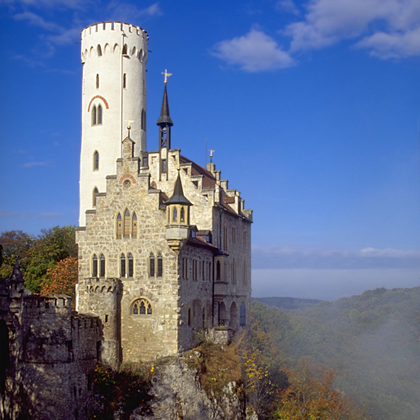
%> input picture TP1/Imagens/castle.png, 420 x 420 px, shrunk from 512 x 512 before the run
$ octave CannyDetector.m   (GNU Octave 9; MATLAB toolbox functions it lacks are replaced by stand-ins)
%> lines starting %> are read from the running program, lines starting %| are printed output that depends on the picture; in (x1, y1, x2, y2) boxes, pixels count from 0 and x2, y2 are one past the last pixel; in counts of white or black regions, pixels touching at a corner belong together; the program's own positions count from 1
%> further down, Imagem is the input picture: size 420x420x3 uint8; mean R, G, B 98.6, 114.4, 147.8
### TP1/addNoise.m
function [imgOut] = addNoise(img,noiseType,varargin)
%> called with noiseType = 'gaussian'
%addNoise Fun玢o que adiciona ru韉o a uma imagem
%   Devolve uma imagem a partir da original com ru韉o gaussiano ou ru韉o
%   sal e pimenta
if strcmp('gaussian',noiseType)
    imgOut = imnoise(img,'gaussian',varargin{1},varargin{2});
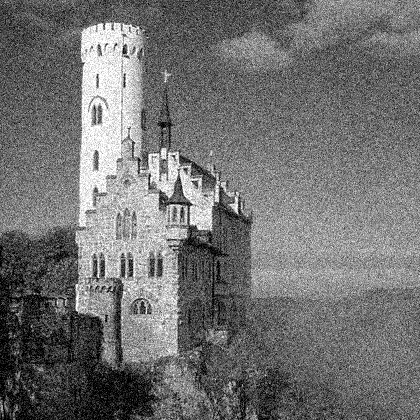
%> imgOut: size 420x420 uint8; min 0, max 255, mean 113.4; mean of the top-left, top-right, bottom-left and bottom-right quarters 130.5, 114.4, 95.7, 113.1
end

if strcmp('salt & pepper',noiseType)
    imgOut = imnoise(img,'salt & pepper',varargin{1});
end
end

### TP1/Gaussian_smoothing.m
function [out] = Gaussian_smoothing(img,kernel_size,sigma)
%> called with kernel_size = 5, sigma = 2

out=imgaussfilt(img,sigma,'FilterSize',kernel_size,'FilterDomain','spatial');


end

### TP1/gradient.m
function [Es,Eo] = gradient(img)

[sx,sy] = size(img);
%> sx = 420; sy = 420

Zh = [-1 -2 -1;
       0  0  0;
       1  2  1];
Zv = [ -1  0  1;
       -2  0  2;
       -1  0  1];

   Es = zeros(sx,sy);
   Eo = zeros(sx,sy);
   for i = 2:(sx-1)
       for j = 2:(sy-1)
           pixeis = double(img(i-1:i+1,j-1:j+1));
           x=sum(sum(Zh.*pixeis));
           y=sum(sum(Zv.*pixeis));
           Es(i,j) = uint8(sqrt(x.^2+y.^2));

           Eo(i,j) = rad2deg(atan2(y,x));

       end
   end
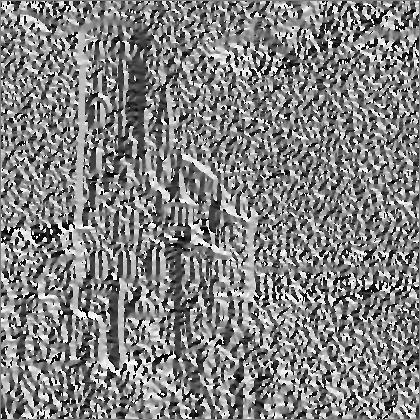
%> Eo: size 420x420 double; min -179.7, max 180, mean 3.3; drawn with min black and max white
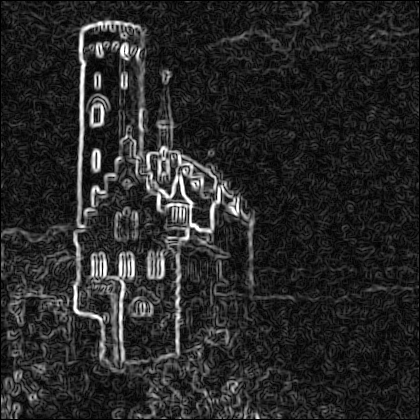
%> Es: size 420x420 double; min 0, max 255, mean 39.3


   Es = uint8(Es);
%> Es: size 420x420 uint8
end

### TP1/nonmax.m
function [Em] = nonmax(Es,Eo)


[sx,sy] = size(Es);
Em = zeros(sx,sy);

   for i = 2:(sx-1)
       for j = 2:(sy-1)
           o = Eo(i,j);
           if((o>-22.5 && o<=22.5) || o >157.5 || o <=-157.5 )
               if(Es(i,j) < Es(i,j-1) || Es(i,j) < Es(i,j+1))
                   Em(i,j) = 0;
               else
                   Em(i,j) = Es(i,j);
               end
           elseif((o>22.5 && o<=67.5) || (o >-157.5 && o <=-112.5) )

               if(Es(i,j) < Es(i+1,j-1) || Es(i,j) < Es(i-1,j+1))
                   Em(i,j) = 0;
               else
                   Em(i,j) = Es(i,j);
               end
           elseif((o>67.5 && o<=112.5) || (o >-112.5 && o <=-67.5) )

               if(Es(i,j) < Es(i+1,j) || Es(i,j) < Es(i-1,j))
                   Em(i,j) = 0;
               else
                   Em(i,j) = Es(i,j);
               end

           elseif((o>112.5 && o<=157.5) || (o >-67.5 && o <=-22.5) )

               if(Es(i,j) < Es(i-1,j-1) || Es(i,j) < Es(i+1,j+1))
                   Em(i,j) = 0;
               else
                   Em(i,j) = Es(i,j);
               end
           end

       end
   end
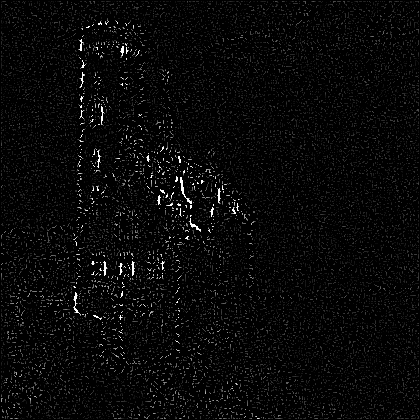
%> Em: size 420x420 double; min 0, max 255, mean 8.7
Em = uint8(Em);
%> Em: size 420x420 uint8


end

### TP1/double_threshold.m
function [strong, weak] = double_threshold(Em,lt,ht)
%> called with lt = 76.5, ht = 153

[sx,sy]=size(Em);
strong = false(sx,sy);
weak = false(sx,sy);
for i = 1 : sx
    for j = 1 : sy
        if(Em(i,j) >= ht)
            strong(i,j) = 1;
        elseif(Em(i,j) >= lt)
            weak(i,j) = 1;
        end
    end
end
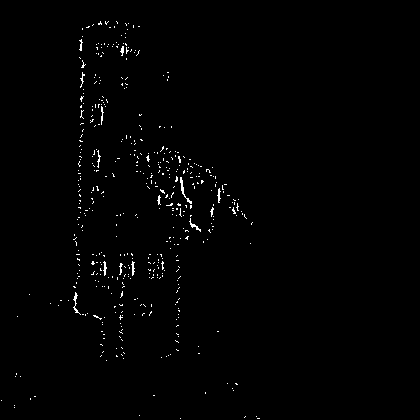
%> strong: size 420x420 logical; 0.9% white in thin lines or dots, all inside (x1, y1, x2, y2) = (1, 21, 260, 419)
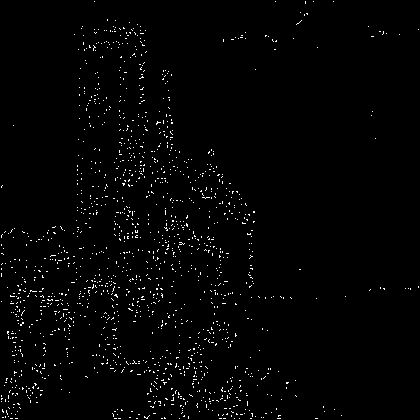
%> weak: size 420x420 logical; 1.6% white in thin lines or dots


end

### TP1/hysteresis_thresholding.m
function [out] = hysteresis_thresholding(strong,weak)


[sx,sy]=size(strong);
out = false(sx,sy);
for i = 2 : sx - 1
    for j = 2 : sy - 1
        if(strong(i,j))
            out(i,j) =1;
        end
        if(strong(i,j) && any(any(weak(i-1:i+1,j-1:j+1))))
            out = blob(out,weak,i,j);
        end
    end
end
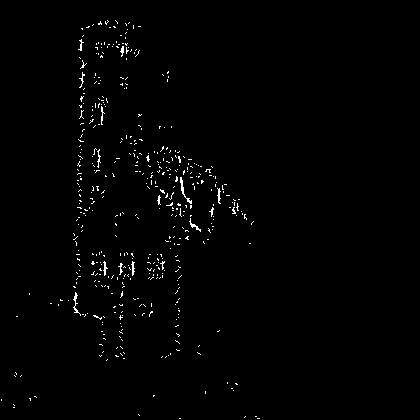
%> out: size 420x420 logical; 1.1% white in thin lines or dots, all inside (x1, y1, x2, y2) = (1, 20, 260, 419)


end

### TP1/main_CannyDetector.m
function [Es,Em,Final] = main_CannyDetector(img,kernel_size,sigma,lt, ht)
figure;imshow(img);
    img = Gaussian_smoothing(img,kernel_size,sigma);
    figure;imshow(img);

    [Es,Eo] = gradient(img);
    figure;imshow(Es);
    Em = nonmax(Es,Eo);
    figure;imshow(Em);
    [strong,weak] = double_threshold(Em,lt,ht);
    figure;imshow(strong);figure;imshow(weak);
    Final = hysteresis_thresholding(strong,weak);

    figure;imshow(Final);

end

### TP1/CannyDetector.m


Imagem = imread('Imagens/castle.png');
Imagem = rgb2gray(Imagem);
filterSize = 5;
variance = 2;

noisyImage=addNoise(Imagem,'gaussian',0,0.01);


[Es,Em,Final] = main_CannyDetector(noisyImage,filterSize,variance,0.3*255,0.6*255);

imwrite(Es,strcat('Imagens/lena_edge_canny_',num2str(filterSize),'_',num2str(variance),'.png'));
imwrite(Em,strcat('Imagens/lena_edge_canny_nonmax_',num2str(filterSize),'_',num2str(variance),'.png'));
imwrite(Final,strcat('Imagens/lena_edge_canny_hysteresis_',num2str(filterSize),'_',num2str(variance),'.png'));
